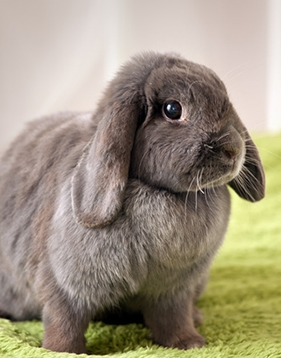
#> input picture staj/resim/b.png, 281 x 358 px
$ python 'arkaplanAyırma2.py'
#> lines starting #> are read from the running program, lines starting #| are printed output that depends on the picture
import cv2
import numpy as np
from matplotlib import pyplot as plt

imh_bgr=cv2.imread('resim/b.png')
#> imh_bgr is the input picture: shape (358, 281, 3); mean B, G, R 128.8, 148.2, 158.6
img_rgb= cv2.cvtColor(imh_bgr, cv2.COLOR_BGR2RGB)

rec=(0,0,250,260)

mask= np.zeros(img_rgb.shape[:2], np.uint8)

bgdModel= np.zeros((1,65),np.float64)
fgdModel = np.zeros((1, 65), np.float64)

cv2.grabCut(img_rgb, mask, rec, bgdModel, fgdModel, 5, cv2.GC_INIT_WITH_RECT)

mask_2 = np.where((mask == 2) | (mask == 0), 0, 1).astype('uint8')

image_rgd_nobg = img_rgb * mask_2[:, :, np.newaxis]
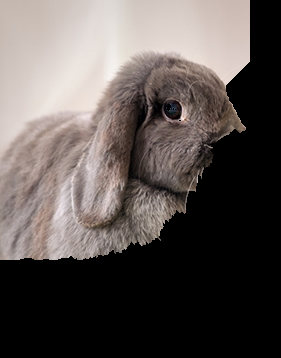
#> image_rgd_nobg: shape (358, 281, 3); mean R, G, B 91.7, 84.5, 81.7

plt.imshow(image_rgd_nobg), plt.axis('off')
plt.show()
